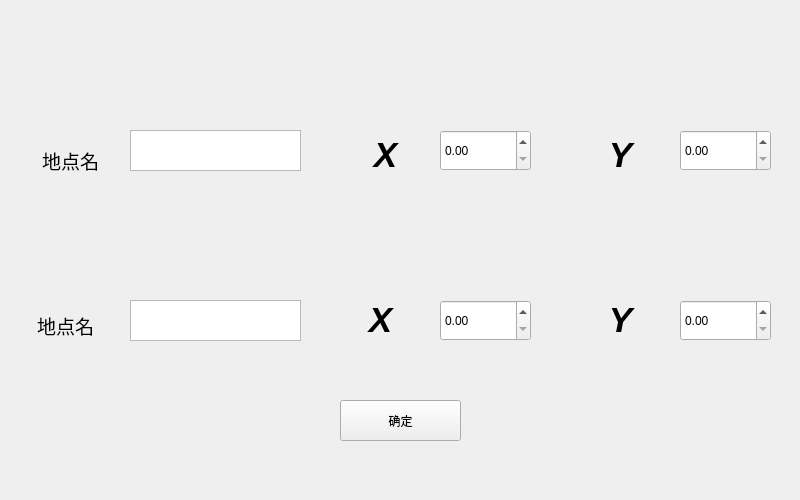
<?xml version="1.0" encoding="UTF-8"?>
<ui version="4.0">
 <class>input_qua</class>
 <widget class="QWidget" name="input_qua">
  <property name="geometry">
   <rect>
    <x>0</x>
    <y>0</y>
    <width>800</width>
    <height>500</height>
   </rect>
  </property>
  <property name="minimumSize">
   <size>
    <width>800</width>
    <height>500</height>
   </size>
  </property>
  <property name="maximumSize">
   <size>
    <width>800</width>
    <height>500</height>
   </size>
  </property>
  <property name="cursor">
   <cursorShape>PointingHandCursor</cursorShape>
  </property>
  <property name="windowTitle">
   <string>input_qua</string>
  </property>
  <widget class="QPushButton" name="yes">
   <property name="geometry">
    <rect>
     <x>340</x>
     <y>400</y>
     <width>121</width>
     <height>41</height>
    </rect>
   </property>
   <property name="text">
    <string>确定</string>
   </property>
  </widget>
  <widget class="QTextEdit" name="name">
   <property name="geometry">
    <rect>
     <x>130</x>
     <y>130</y>
     <width>171</width>
     <height>41</height>
    </rect>
   </property>
   <property name="html">
    <string>&lt;!DOCTYPE HTML PUBLIC &quot;-//W3C//DTD HTML 4.0//EN&quot; &quot;http://www.w3.org/TR/REC-html40/strict.dtd&quot;&gt;
&lt;html&gt;&lt;head&gt;&lt;meta name=&quot;qrichtext&quot; content=&quot;1&quot; /&gt;&lt;style type=&quot;text/css&quot;&gt;
p, li { white-space: pre-wrap; }
&lt;/style&gt;&lt;/head&gt;&lt;body style=&quot; font-family:'SimSun'; font-size:9pt; font-weight:400; font-style:normal;&quot;&gt;
&lt;p style=&quot;-qt-paragraph-type:empty; margin-top:0px; margin-bottom:0px; margin-left:0px; margin-right:0px; -qt-block-indent:0; text-indent:0px;&quot;&gt;&lt;br /&gt;&lt;/p&gt;&lt;/body&gt;&lt;/html&gt;</string>
   </property>
  </widget>
  <widget class="QTextEdit" name="name_2">
   <property name="geometry">
    <rect>
     <x>130</x>
     <y>300</y>
     <width>171</width>
     <height>41</height>
    </rect>
   </property>
   <property name="html">
    <string>&lt;!DOCTYPE HTML PUBLIC &quot;-//W3C//DTD HTML 4.0//EN&quot; &quot;http://www.w3.org/TR/REC-html40/strict.dtd&quot;&gt;
&lt;html&gt;&lt;head&gt;&lt;meta name=&quot;qrichtext&quot; content=&quot;1&quot; /&gt;&lt;style type=&quot;text/css&quot;&gt;
p, li { white-space: pre-wrap; }
&lt;/style&gt;&lt;/head&gt;&lt;body style=&quot; font-family:'SimSun'; font-size:9pt; font-weight:400; font-style:normal;&quot;&gt;
&lt;p style=&quot;-qt-paragraph-type:empty; margin-top:0px; margin-bottom:0px; margin-left:0px; margin-right:0px; -qt-block-indent:0; text-indent:0px;&quot;&gt;&lt;br /&gt;&lt;/p&gt;&lt;/body&gt;&lt;/html&gt;</string>
   </property>
  </widget>
  <widget class="QDoubleSpinBox" name="ordx">
   <property name="geometry">
    <rect>
     <x>440</x>
     <y>130</y>
     <width>91</width>
     <height>41</height>
    </rect>
   </property>
   <property name="maximum">
    <double>1499.000000000000000</double>
   </property>
  </widget>
  <widget class="QDoubleSpinBox" name="ordy">
   <property name="geometry">
    <rect>
     <x>680</x>
     <y>130</y>
     <width>91</width>
     <height>41</height>
    </rect>
   </property>
   <property name="maximum">
    <double>950.000000000000000</double>
   </property>
  </widget>
  <widget class="QDoubleSpinBox" name="ordx_2">
   <property name="geometry">
    <rect>
     <x>440</x>
     <y>300</y>
     <width>91</width>
     <height>41</height>
    </rect>
   </property>
   <property name="maximum">
    <double>1499.000000000000000</double>
   </property>
  </widget>
  <widget class="QDoubleSpinBox" name="ordy_2">
   <property name="geometry">
    <rect>
     <x>680</x>
     <y>300</y>
     <width>91</width>
     <height>41</height>
    </rect>
   </property>
   <property name="maximum">
    <double>950.000000000000000</double>
   </property>
  </widget>
  <widget class="QLabel" name="title2">
   <property name="geometry">
    <rect>
     <x>340</x>
     <y>100</y>
     <width>91</width>
     <height>111</height>
    </rect>
   </property>
   <property name="text">
    <string>&lt;html&gt;&lt;head/&gt;&lt;body&gt;&lt;p align=&quot;center&quot;&gt;&lt;span style=&quot; font-size:26pt; font-weight:600; font-style:italic;&quot;&gt;X&lt;/span&gt;&lt;/p&gt;&lt;/body&gt;&lt;/html&gt;</string>
   </property>
  </widget>
  <widget class="QLabel" name="title2_2">
   <property name="geometry">
    <rect>
     <x>330</x>
     <y>270</y>
     <width>101</width>
     <height>101</height>
    </rect>
   </property>
   <property name="text">
    <string>&lt;html&gt;&lt;head/&gt;&lt;body&gt;&lt;p align=&quot;center&quot;&gt;&lt;span style=&quot; font-size:26pt; font-weight:600; font-style:italic;&quot;&gt;X&lt;/span&gt;&lt;/p&gt;&lt;/body&gt;&lt;/html&gt;</string>
   </property>
  </widget>
  <widget class="QLabel" name="title3">
   <property name="geometry">
    <rect>
     <x>570</x>
     <y>110</y>
     <width>101</width>
     <height>91</height>
    </rect>
   </property>
   <property name="text">
    <string>&lt;html&gt;&lt;head/&gt;&lt;body&gt;&lt;p align=&quot;center&quot;&gt;&lt;span style=&quot; font-size:26pt; font-weight:600; font-style:italic;&quot;&gt;Y&lt;/span&gt;&lt;/p&gt;&lt;/body&gt;&lt;/html&gt;</string>
   </property>
  </widget>
  <widget class="QLabel" name="title3_2">
   <property name="geometry">
    <rect>
     <x>570</x>
     <y>270</y>
     <width>101</width>
     <height>101</height>
    </rect>
   </property>
   <property name="text">
    <string>&lt;html&gt;&lt;head/&gt;&lt;body&gt;&lt;p align=&quot;center&quot;&gt;&lt;span style=&quot; font-size:26pt; font-weight:600; font-style:italic;&quot;&gt;Y&lt;/span&gt;&lt;/p&gt;&lt;/body&gt;&lt;/html&gt;</string>
   </property>
  </widget>
  <widget class="QLabel" name="title1">
   <property name="geometry">
    <rect>
     <x>10</x>
     <y>100</y>
     <width>121</width>
     <height>121</height>
    </rect>
   </property>
   <property name="text">
    <string>&lt;html&gt;&lt;head/&gt;&lt;body&gt;&lt;p align=&quot;center&quot;&gt;&lt;span style=&quot; font-size:14pt;&quot;&gt;地点名&lt;/span&gt;&lt;/p&gt;&lt;/body&gt;&lt;/html&gt;</string>
   </property>
  </widget>
  <widget class="QLabel" name="title1_2">
   <property name="geometry">
    <rect>
     <x>10</x>
     <y>270</y>
     <width>111</width>
     <height>111</height>
    </rect>
   </property>
   <property name="text">
    <string>&lt;html&gt;&lt;head/&gt;&lt;body&gt;&lt;p align=&quot;center&quot;&gt;&lt;span style=&quot; font-size:14pt;&quot;&gt;地点名&lt;/span&gt;&lt;/p&gt;&lt;/body&gt;&lt;/html&gt;</string>
   </property>
  </widget>
 </widget>
 <layoutdefault spacing="6" margin="11"/>
 <resources/>
 <connections>
  <connection>
   <sender>yes</sender>
   <signal>clicked()</signal>
   <receiver>input_qua</receiver>
   <slot>on_re__clicked()</slot>
   <hints>
    <hint type="sourcelabel">
     <x>299</x>
     <y>268</y>
    </hint>
    <hint type="destinationlabel">
     <x>204</x>
     <y>267</y>
    </hint>
   </hints>
  </connection>
 </connections>
 <slots>
  <slot>on_re__clicked()</slot>
 </slots>
</ui>
